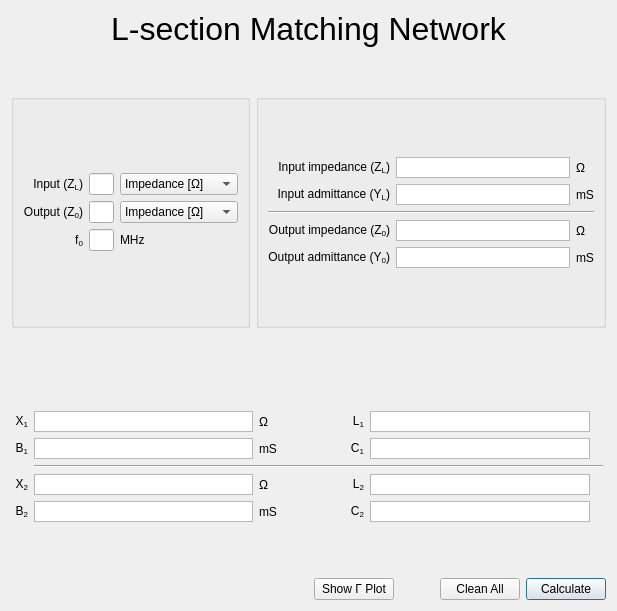
              <widget class="QWidget" name="scrollAreaWidgetContents_3">
               <property name="geometry">
                <rect>
                 <x>0</x>
                 <y>0</y>
                 <width>617</width>
                 <height>611</height>
                </rect>
               </property>
               <layout class="QVBoxLayout" name="verticalLayout_12">
                <item>
                 <layout class="QVBoxLayout" name="verticalLayout_2">
                  <item>
                   <widget class="QLabel" name="label_19">
                    <property name="text">
                     <string>&lt;html&gt;&lt;head/&gt;&lt;body&gt;&lt;p&gt;&lt;span style=&quot; font-size:24pt;&quot;&gt;L-section Matching Network&lt;/span&gt;&lt;/p&gt;&lt;/body&gt;&lt;/html&gt;</string>
                    </property>
                    <property name="alignment">
                     <set>Qt::AlignCenter</set>
                    </property>
                   </widget>
                  </item>
                  <item>
                   <spacer name="verticalSpacer_4">
                    <property name="orientation">
                     <enum>Qt::Vertical</enum>
                    </property>
                    <property name="sizeType">
                     <enum>QSizePolicy::Fixed</enum>
                    </property>
                    <property name="sizeHint" stdset="0">
                     <size>
                      <width>20</width>
                      <height>40</height>
                     </size>
                    </property>
                   </spacer>
                  </item>
                  <item>
                   <layout class="QGridLayout" name="gridLayout_5">
                    <item row="2" column="0" colspan="2">
                     <layout class="QGridLayout" name="gridLayout_2">
                      <item row="2" column="6">
                       <widget class="QTextBrowser" name="C1_box">
                        <property name="maximumSize">
                         <size>
                          <width>16777215</width>
                          <height>21</height>
                         </size>
                        </property>
                        <property name="verticalScrollBarPolicy">
                         <enum>Qt::ScrollBarAlwaysOff</enum>
                        </property>
                       </widget>
                      </item>
                      <item row="5" column="2">
                       <widget class="QTextBrowser" name="B2_box">
                        <property name="maximumSize">
                         <size>
                          <width>8777215</width>
                          <height>21</height>
                         </size>
                        </property>
                        <property name="verticalScrollBarPolicy">
                         <enum>Qt::ScrollBarAlwaysOff</enum>
                        </property>
                       </widget>
                      </item>
                      <item row="5" column="6">
                       <widget class="QTextBrowser" name="C2_box">
                        <property name="maximumSize">
                         <size>
                          <width>16777215</width>
                          <height>21</height>
                         </size>
                        </property>
                        <property name="verticalScrollBarPolicy">
                         <enum>Qt::ScrollBarAlwaysOff</enum>
                        </property>
                       </widget>
                      </item>
                      <item row="5" column="5">
                       <widget class="QLabel" name="label_87">
                        <property name="text">
                         <string>C&lt;sub&gt;2&lt;/sub&gt;</string>
                        </property>
                        <property name="alignment">
                         <set>Qt::AlignRight|Qt::AlignTrailing|Qt::AlignVCenter</set>
                        </property>
                       </widget>
                      </item>
                      <item row="4" column="2">
                       <widget class="QTextBrowser" name="X2_box">
                        <property name="maximumSize">
                         <size>
                          <width>8777215</width>
                          <height>21</height>
                         </size>
                        </property>
                        <property name="verticalScrollBarPolicy">
                         <enum>Qt::ScrollBarAlwaysOff</enum>
                        </property>
                       </widget>
                      </item>
                      <item row="1" column="2">
                       <widget class="QTextBrowser" name="X1_box">
                        <property name="maximumSize">
                         <size>
                          <width>8777215</width>
                          <height>21</height>
                         </size>
                        </property>
                        <property name="verticalScrollBarPolicy">
                         <enum>Qt::ScrollBarAlwaysOff</enum>
                        </property>
                       </widget>
                      </item>
                      <item row="5" column="1">
                       <widget class="QLabel" name="label_74">
                        <property name="text">
                         <string>B&lt;sub&gt;2&lt;/sub&gt;</string>
                        </property>
                        <property name="alignment">
                         <set>Qt::AlignRight|Qt::AlignTrailing|Qt::AlignVCenter</set>
                        </property>
                       </widget>
                      </item>
                      <item row="5" column="7">
                       <widget class="QLabel" name="label_117">
                        <property name="text">
                         <string/>
                        </property>
                       </widget>
                      </item>
                      <item row="1" column="3">
                       <widget class="QLabel" name="label_110">
                        <property name="text">
                         <string>Ω</string>
                        </property>
                       </widget>
                      </item>
                      <item row="4" column="7">
                       <widget class="QLabel" name="label_116">
                        <property name="text">
                         <string/>
                        </property>
                       </widget>
                      </item>
                      <item row="1" column="1">
                       <widget class="QLabel" name="label_23">
                        <property name="text">
                         <string>X&lt;sub&gt;1&lt;/sub&gt;</string>
                        </property>
                        <property name="alignment">
                         <set>Qt::AlignRight|Qt::AlignTrailing|Qt::AlignVCenter</set>
                        </property>
                       </widget>
                      </item>
                      <item row="4" column="5">
                       <widget class="QLabel" name="label_88">
                        <property name="text">
                         <string>L&lt;sub&gt;2&lt;/sub&gt;</string>
                        </property>
                        <property name="alignment">
                         <set>Qt::AlignRight|Qt::AlignTrailing|Qt::AlignVCenter</set>
                        </property>
                       </widget>
                      </item>
                      <item row="2" column="2">
                       <widget class="QTextBrowser" name="B1_box">
                        <property name="maximumSize">
                         <size>
                          <width>8777215</width>
                          <height>21</height>
                         </size>
                        </property>
                        <property name="verticalScrollBarPolicy">
                         <enum>Qt::ScrollBarAlwaysOff</enum>
                        </property>
                       </widget>
                      </item>
                      <item row="2" column="7">
                       <widget class="QLabel" name="label_113">
                        <property name="text">
                         <string/>
                        </property>
                       </widget>
                      </item>
                      <item row="5" column="3">
                       <widget class="QLabel" name="label_115">
                        <property name="text">
                         <string>mS</string>
                        </property>
                       </widget>
                      </item>
                      <item row="4" column="3">
                       <widget class="QLabel" name="label_114">
                        <property name="text">
                         <string>Ω</string>
                        </property>
                       </widget>
                      </item>
                      <item row="1" column="7">
                       <widget class="QLabel" name="label_112">
                        <property name="text">
                         <string/>
                        </property>
                       </widget>
                      </item>
                      <item row="0" column="2">
                       <widget class="QLabel" name="label_18">
                        <property name="maximumSize">
                         <size>
                          <width>16777215</width>
                          <height>21</height>
                         </size>
                        </property>
                        <property name="text">
                         <string/>
                        </property>
                       </widget>
                      </item>
                      <item row="2" column="0">
                       <spacer name="horizontalSpacer_6">
                        <property name="orientation">
                         <enum>Qt::Horizontal</enum>
                        </property>
                        <property name="sizeHint" stdset="0">
                         <size>
                          <width>40</width>
                          <height>20</height>
                         </size>
                        </property>
                       </spacer>
                      </item>
                      <item row="1" column="5">
                       <widget class="QLabel" name="label_84">
                        <property name="text">
                         <string>L&lt;sub&gt;1&lt;/sub&gt;</string>
                        </property>
                        <property name="alignment">
                         <set>Qt::AlignRight|Qt::AlignTrailing|Qt::AlignVCenter</set>
                        </property>
                       </widget>
                      </item>
                      <item row="4" column="1">
                       <widget class="QLabel" name="label_80">
                        <property name="text">
                         <string>X&lt;sub&gt;2&lt;/sub&gt;</string>
                        </property>
                        <property name="alignment">
                         <set>Qt::AlignRight|Qt::AlignTrailing|Qt::AlignVCenter</set>
                        </property>
                       </widget>
                      </item>
                      <item row="2" column="4">
                       <spacer name="horizontalSpacer_4">
                        <property name="orientation">
                         <enum>Qt::Horizontal</enum>
                        </property>
                        <property name="sizeType">
                         <enum>QSizePolicy::Fixed</enum>
                        </property>
                        <property name="sizeHint" stdset="0">
                         <size>
                          <width>60</width>
                          <height>20</height>
                         </size>
                        </property>
                       </spacer>
                      </item>
                      <item row="2" column="3">
                       <widget class="QLabel" name="label_111">
                        <property name="text">
                         <string>mS</string>
                        </property>
                       </widget>
                      </item>
                      <item row="4" column="6">
                       <widget class="QTextBrowser" name="L2_box">
                        <property name="maximumSize">
                         <size>
                          <width>16777215</width>
                          <height>21</height>
                         </size>
                        </property>
                        <property name="verticalScrollBarPolicy">
                         <enum>Qt::ScrollBarAlwaysOff</enum>
                        </property>
                       </widget>
                      </item>
                      <item row="2" column="8">
                       <spacer name="horizontalSpacer_5">
                        <property name="orientation">
                         <enum>Qt::Horizontal</enum>
                        </property>
                        <property name="sizeHint" stdset="0">
                         <size>
                          <width>40</width>
                          <height>20</height>
                         </size>
                        </property>
                       </spacer>
                      </item>
                      <item row="1" column="6">
                       <widget class="QTextBrowser" name="L1_box">
                        <property name="maximumSize">
                         <size>
                          <width>16777215</width>
                          <height>21</height>
                         </size>
                        </property>
                        <property name="verticalScrollBarPolicy">
                         <enum>Qt::ScrollBarAlwaysOff</enum>
                        </property>
                       </widget>
                      </item>
                      <item row="2" column="1">
                       <widget class="QLabel" name="label_24">
                        <property name="text">
                         <string>B&lt;sub&gt;1&lt;/sub&gt;</string>
                        </property>
                        <property name="alignment">
                         <set>Qt::AlignRight|Qt::AlignTrailing|Qt::AlignVCenter</set>
                        </property>
                       </widget>
                      </item>
                      <item row="3" column="2" colspan="6">
                       <widget class="Line" name="line_2">
                        <property name="orientation">
                         <enum>Qt::Horizontal</enum>
                        </property>
                       </widget>
                      </item>
                      <item row="2" column="5">
                       <widget class="QLabel" name="label_83">
                        <property name="text">
                         <string>C&lt;sub&gt;1&lt;/sub&gt;</string>
                        </property>
                        <property name="alignment">
                         <set>Qt::AlignRight|Qt::AlignTrailing|Qt::AlignVCenter</set>
                        </property>
                       </widget>
                      </item>
                     </layout>
                    </item>
                    <item row="3" column="1">
                     <spacer name="verticalSpacer_2">
                      <property name="orientation">
                       <enum>Qt::Vertical</enum>
                      </property>
                      <property name="sizeType">
                       <enum>QSizePolicy::Minimum</enum>
                      </property>
                      <property name="sizeHint" stdset="0">
                       <size>
                        <width>20</width>
                        <height>50</height>
                       </size>
                      </property>
                     </spacer>
                    </item>
                    <item row="1" column="1">
                     <spacer name="verticalSpacer">
                      <property name="orientation">
                       <enum>Qt::Vertical</enum>
                      </property>
                      <property name="sizeType">
                       <enum>QSizePolicy::Minimum</enum>
                      </property>
                      <property name="sizeHint" stdset="0">
                       <size>
                        <width>20</width>
                        <height>50</height>
                       </size>
                      </property>
                     </spacer>
                    </item>
                    <item row="0" column="1">
                     <widget class="QGroupBox" name="groupBox_3">
                      <property name="title">
                       <string/>
                      </property>
                      <layout class="QVBoxLayout" name="verticalLayout_5">
                       <item>
                        <layout class="QGridLayout" name="gridLayout_15">
                         <item row="1" column="0">
                          <widget class="QLabel" name="label_15">
                           <property name="text">
                            <string>Input admittance (Y&lt;sub&gt;L&lt;/sub&gt;)</string>
                           </property>
                           <property name="alignment">
                            <set>Qt::AlignRight|Qt::AlignTrailing|Qt::AlignVCenter</set>
                           </property>
                          </widget>
                         </item>
                         <item row="0" column="2">
                          <widget class="QLabel" name="label_106">
                           <property name="text">
                            <string>Ω</string>
                           </property>
                          </widget>
                         </item>
                         <item row="0" column="1">
                          <widget class="QTextBrowser" name="imp_input_box">
                           <property name="maximumSize">
                            <size>
                             <width>16777215</width>
                             <height>21</height>
                            </size>
                           </property>
                           <property name="verticalScrollBarPolicy">
                            <enum>Qt::ScrollBarAlwaysOff</enum>
                           </property>
                          </widget>
                         </item>
                         <item row="0" column="0">
                          <widget class="QLabel" name="label_14">
                           <property name="text">
                            <string>Input impedance (Z&lt;sub&gt;L&lt;/sub&gt;)</string>
                           </property>
                           <property name="alignment">
                            <set>Qt::AlignRight|Qt::AlignTrailing|Qt::AlignVCenter</set>
                           </property>
                          </widget>
                         </item>
                         <item row="1" column="1">
                          <widget class="QTextBrowser" name="adm_input_box">
                           <property name="maximumSize">
                            <size>
                             <width>16777215</width>
                             <height>21</height>
                            </size>
                           </property>
                           <property name="verticalScrollBarPolicy">
                            <enum>Qt::ScrollBarAlwaysOff</enum>
                           </property>
                          </widget>
                         </item>
                         <item row="1" column="2">
                          <widget class="QLabel" name="label_107">
                           <property name="text">
                            <string>mS</string>
                           </property>
                          </widget>
                         </item>
                         <item row="3" column="0">
                          <widget class="QLabel" name="label_16">
                           <property name="text">
                            <string>Output impedance (Z&lt;sub&gt;0&lt;/sub&gt;)</string>
                           </property>
                           <property name="alignment">
                            <set>Qt::AlignRight|Qt::AlignTrailing|Qt::AlignVCenter</set>
                           </property>
                          </widget>
                         </item>
                         <item row="3" column="1">
                          <widget class="QTextBrowser" name="imp_output_box">
                           <property name="maximumSize">
                            <size>
                             <width>16777215</width>
                             <height>21</height>
                            </size>
                           </property>
                           <property name="verticalScrollBarPolicy">
                            <enum>Qt::ScrollBarAlwaysOff</enum>
                           </property>
                          </widget>
                         </item>
                         <item row="3" column="2">
                          <widget class="QLabel" name="label_108">
                           <property name="text">
                            <string>Ω</string>
                           </property>
                          </widget>
                         </item>
                         <item row="4" column="0">
                          <widget class="QLabel" name="label_17">
                           <property name="text">
                            <string>Output admittance (Y&lt;sub&gt;0&lt;/sub&gt;)</string>
                           </property>
                           <property name="alignment">
                            <set>Qt::AlignRight|Qt::AlignTrailing|Qt::AlignVCenter</set>
                           </property>
                          </widget>
                         </item>
                         <item row="4" column="1">
                          <widget class="QTextBrowser" name="adm_output_box">
                           <property name="maximumSize">
                            <size>
                             <width>16777215</width>
                             <height>21</height>
                            </size>
                           </property>
                           <property name="verticalScrollBarPolicy">
                            <enum>Qt::ScrollBarAlwaysOff</enum>
                           </property>
                          </widget>
                         </item>
                         <item row="4" column="2">
                          <widget class="QLabel" name="label_109">
                           <property name="text">
                            <string>mS</string>
                           </property>
                          </widget>
                         </item>
                         <item row="2" column="0" colspan="3">
                          <widget class="Line" name="line">
                           <property name="orientation">
                            <enum>Qt::Horizontal</enum>
                           </property>
                          </widget>
                         </item>
                        </layout>
                       </item>
                      </layout>
                     </widget>
                    </item>
                    <item row="0" column="0">
                     <widget class="QGroupBox" name="groupBox_2">
                      <property name="title">
                       <string/>
                      </property>
                      <layout class="QVBoxLayout" name="verticalLayout_4">
                       <item>
                        <layout class="QGridLayout" name="gridLayout_8">
                         <item row="0" column="2">
                          <widget class="QComboBox" name="comboBox">
                           <item>
                            <property name="text">
                             <string>Impedance [Ω]</string>
                            </property>
                           </item>
                           <item>
                            <property name="text">
                             <string>Admittance [mS]</string>
                            </property>
                           </item>
                          </widget>
                         </item>
                         <item row="1" column="2">
                          <widget class="QComboBox" name="comboBox_2">
                           <item>
                            <property name="text">
                             <string>Impedance [Ω]</string>
                            </property>
                           </item>
                           <item>
                            <property name="text">
                             <string>Admittance [mS]</string>
                            </property>
                           </item>
                          </widget>
                         </item>
                         <item row="1" column="1">
                          <widget class="QLineEdit" name="output_box"/>
                         </item>
                         <item row="1" column="0">
                          <widget class="QLabel" name="label_73">
                           <property name="sizePolicy">
                            <sizepolicy hsizetype="Minimum" vsizetype="Preferred">
                             <horstretch>0</horstretch>
                             <verstretch>0</verstretch>
                            </sizepolicy>
                           </property>
                           <property name="text">
                            <string>Output (Z&lt;sub&gt;0&lt;/sub&gt;)</string>
                           </property>
                           <property name="alignment">
                            <set>Qt::AlignRight|Qt::AlignTrailing|Qt::AlignVCenter</set>
                           </property>
                          </widget>
                         </item>
                         <item row="0" column="1">
                          <widget class="QLineEdit" name="input_box"/>
                         </item>
                         <item row="0" column="0">
                          <widget class="QLabel" name="label_72">
                           <property name="sizePolicy">
                            <sizepolicy hsizetype="Minimum" vsizetype="Preferred">
                             <horstretch>0</horstretch>
                             <verstretch>0</verstretch>
                            </sizepolicy>
                           </property>
                           <property name="text">
                            <string>Input (Z&lt;sub&gt;L&lt;/sub&gt;)</string>
                           </property>
                           <property name="alignment">
                            <set>Qt::AlignRight|Qt::AlignTrailing|Qt::AlignVCenter</set>
                           </property>
                          </widget>
                         </item>
                         <item row="2" column="1">
                          <widget class="QLineEdit" name="f0_box"/>
                         </item>
                         <item row="2" column="0">
                          <widget class="QLabel" name="label_70">
                           <property name="sizePolicy">
                            <sizepolicy hsizetype="Minimum" vsizetype="Preferred">
                             <horstretch>0</horstretch>
                             <verstretch>0</verstretch>
                            </sizepolicy>
                           </property>
                           <property name="text">
                            <string>f&lt;sub&gt;0&lt;/sub&gt;</string>
                           </property>
                           <property name="alignment">
                            <set>Qt::AlignRight|Qt::AlignTrailing|Qt::AlignVCenter</set>
                           </property>
                          </widget>
                         </item>
                         <item row="2" column="2">
                          <widget class="QLabel" name="label_7">
                           <property name="text">
                            <string>MHz</string>
                           </property>
                          </widget>
                         </item>
                        </layout>
                       </item>
                      </layout>
                     </widget>
                    </item>
                   </layout>
                  </item>
                  <item>
                   <layout class="QHBoxLayout" name="horizontalLayout_2">
                    <item>
                     <spacer name="horizontalSpacer">
                      <property name="orientation">
                       <enum>Qt::Horizontal</enum>
                      </property>
                      <property name="sizeHint" stdset="0">
                       <size>
                        <width>40</width>
                        <height>20</height>
                       </size>
                      </property>
                     </spacer>
                    </item>
                    <item>
                     <widget class="QPushButton" name="plot">
                      <property name="text">
                       <string>Show Γ Plot</string>
                      </property>
                      <property name="autoDefault">
                       <bool>true</bool>
                      </property>
                      <property name="default">
                       <bool>false</bool>
                      </property>
                      <property name="flat">
                       <bool>false</bool>
                      </property>
                     </widget>
                    </item>
                    <item>
                     <spacer name="horizontalSpacer_14">
                      <property name="orientation">
                       <enum>Qt::Horizontal</enum>
                      </property>
                      <property name="sizeType">
                       <enum>QSizePolicy::Fixed</enum>
                      </property>
                      <property name="sizeHint" stdset="0">
                       <size>
                        <width>40</width>
                        <height>20</height>
                       </size>
                      </property>
                     </spacer>
                    </item>
                    <item>
                     <widget class="QPushButton" name="Clean_all_button_3">
                      <property name="text">
                       <string>Clean All</string>
                      </property>
                     </widget>
                    </item>
                    <item>
                     <widget class="QPushButton" name="Calculate_button_3">
                      <property name="text">
                       <string>Calculate</string>
                      </property>
                      <property name="autoDefault">
                       <bool>true</bool>
                      </property>
                      <property name="default">
                       <bool>true</bool>
                      </property>
                     </widget>
                    </item>
                   </layout>
                  </item>
                 </layout>
                </item>
               </layout>
              </widget>
